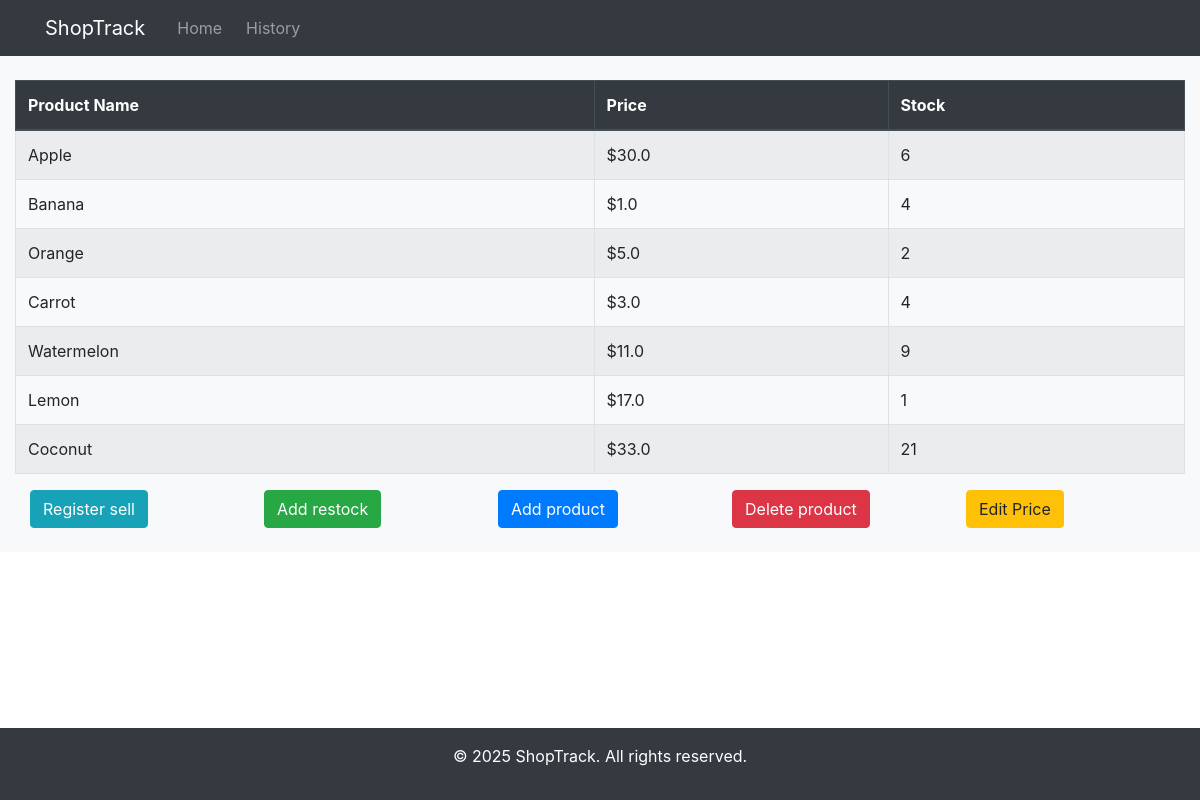
Page /products on the committed database.
### tables this page shows
CREATE TABLE products (
    id INTEGER PRIMARY KEY AUTOINCREMENT,
    name TEXT NOT NULL,
    description TEXT,
    price REAL NOT NULL,
    stock INTEGER NOT NULL
);

### app.py (the view)
@app.route('/products', methods=['GET'])
def products():
    db = get_db()
    products = db.execute('SELECT * FROM products').fetchall()
    return render_template('products.html', products=products)

### app.py (called while the page is built)
def get_db():
    if 'db' not in g:
        g.db = sqlite3.connect(DATABASE)
        g.db.row_factory = sqlite3.Row
    return g.db

### templates/products.html (shortened to what this page needs)
{% extends "base.html" %}
{% block content %}
    <div class="container-fluid bg-light py-4">
        <table class="table table-striped table-bordered">
            <thead class="thead-dark">
                <tr>
                    <th>Product Name</th>
                    <th>Price</th>
                    <th>Stock</th>
                </tr>
            </thead>
            <tbody>
                {% for product in products %}
                    <tr>
                        <td>{{ product.name }}</td>
                        <td>${{ product.price }}</td>
                        <td>{{ product.stock }}</td>
                    </tr>
                {% endfor %}
            </tbody>
        </table>
        <div class="container-fluid">
            <div class="row">
                <div class="col">
                    <form method="get" action="/sell">
                        <button type="submit" class="btn btn-info">Register sell</button>
                    </form>
                </div>
                <div class="col">
                    <form method="get" action="/restock">
                        <button type="submit" class="btn btn-success">Add restock</button>
                    </form>
                </div>
                <div class="col">
                    <form method="get" action="/add_product">
                        <button type="submit" class="btn btn-primary">Add product</button>
                    </form>
                </div>
                <div class="col">
                    <form method="get" action="/delete_product">
                        <button type="submit" class="btn btn-danger">Delete product</button>
                    </form>
                </div>
                <div class="col">
                    <form method="get" action="/edit_price">
                        <button type="submit" class="btn btn-warning">Edit Price</button>
                    </form>
                </div>
            </div>
        </div>
    </div>
{% endblock %}

### templates/base.html (shortened to what this page needs)
<!DOCTYPE html>
<html lang="en">
<head>
    <link rel="stylesheet" href="https://cdn.jsdelivr.net/npm/bootstrap@4.2.1/dist/css/bootstrap.min.css">
</head>
<body>
    <header>
        <nav class="navbar navbar-expand-lg navbar-dark bg-dark">
            <div class="container">
                <a class="navbar-brand" href="/">ShopTrack</a>
                <div class="collapse navbar-collapse" id="navbarNav">
                    <ul class="navbar-nav ms-auto">
                        <li class="nav-item mx-2">
                            <a class="nav-link" href="/">Home</a>
                        </li>
                        <li class="nav-item">
                            <a class="nav-link" href="/reports">History</a>
                        </li>
                    </ul>
                </div>
            </div>
        </nav>
    </header>
    <main>
        {% block content %}
        {% endblock %}
    </main>
    <footer class="fixed-bottom bg-dark text-white text-center py-3">
        <p>&copy; 2025 ShopTrack. All rights reserved.</p>
    </footer>
</body>
</html>

### rows in the picture
products: name "Apple", price "30.0", stock "6"
products: name "Banana", price "1.0", stock "4"
products: name "Orange", price "5.0", stock "2"
products: name "Carrot", price "3.0", stock "4"
products: name "Watermelon", price "11.0", stock "9"
products: name "Lemon", price "17.0", stock "1"
products: name "Coconut", price "33.0", stock "21"
